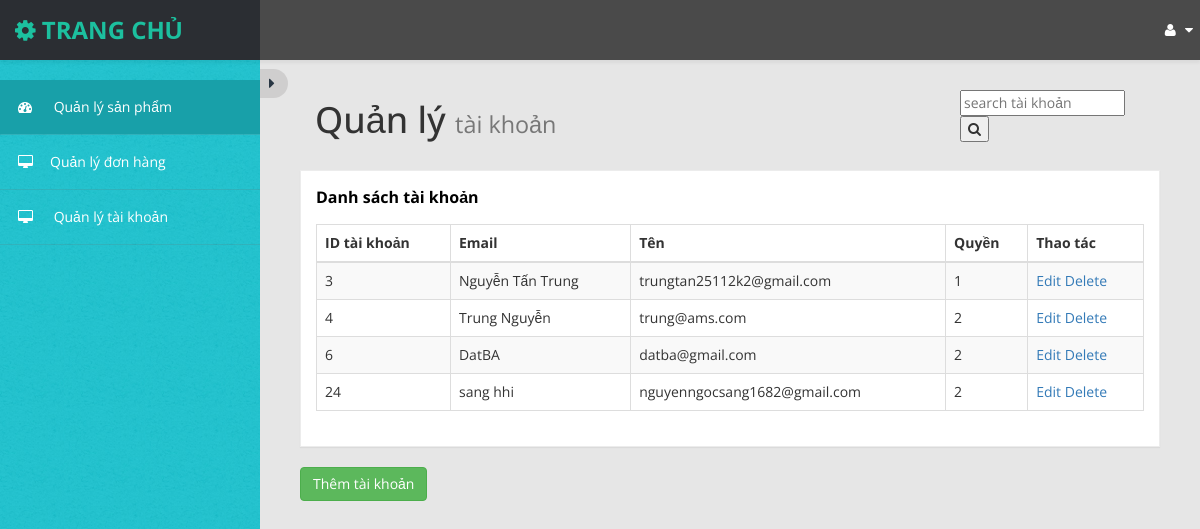
Screenshot of /account/AccountManagement (signed in) with the database file from the repository.
### tables this page shows
CREATE TABLE `accout` (
  `id` int(11) NOT NULL,
  `email` varchar(200) NOT NULL,
  `password` varchar(500) NOT NULL,
  `name` varchar(200) NOT NULL,
  `role_id` int(11) DEFAULT NULL
);

### app/controllers/AccountController.php (called while the page is built, shortened)
<?php
class AccountController
{
    private $accountModel;
    public function __construct()
    {
        $this->db = (new Database())->getConnection();
        $this->accountModel = new AccountModel($this->db);
    }
    public function AccountManagement()
    {
        $users = $this->accountModel->getAllUsers();
        include 'app/views/admin/AccountManagement.php';
    }
}

### index.php (called while the page is built, shortened)
<?php
require_once 'app/models/AccountModel.php';
require_once 'config/database.php';
$db = new Database();
$conn = $db->getConnection();
require_once 'app/models/AccountModel.php';
$url = $_GET['url'] ?? '';
$url = rtrim($url, '/');
$url = filter_var($url, FILTER_SANITIZE_URL);
$url = explode('/', $url);
$action = isset($url[1]) && $url[1] != '' ? $url[1] : 'index';
$controller = new $controllerName($conn);
call_user_func_array([$controller, $action], array_slice($url, 2));

### config/database.php (called while the page is built, shortened)
<?php
class Database {
    private $host = "localhost";
    private $db_name = "doan";
    private $username = "root";
    private $password = "";
    public function getConnection() {
        $this->conn = null;
        try {
            $this->conn = new PDO("mysql:host=" . $this->host . ";dbname=" . $this->db_name, $this->username, $this->password);
            $this->conn->exec("set names utf8");
        } catch(PDOException $exception) {
            echo "Connection error: " . $exception->getMessage();
        }
        return $this->conn;
    }
}

### app/models/AccountModel.php (called while the page is built, shortened)
<?php
class AccountModel{
    private $conn;
    private $table_name = "accout";
    public function __construct($db) {
        $this->conn = $db;
    }
    public function getAllUsers() {
        $query = "SELECT * FROM " . $this->table_name;
        $stmt = $this->conn->prepare($query);
        $stmt->execute();
        return $stmt->fetchAll(PDO::FETCH_ASSOC);
    }
}

### app/views/admin/AccountManagement.php (the view)
<?php include_once 'app/views/admin/header_admin.php'; ?>
<div id="page-wrapper">
    <div id="page-inner">
        <div class="row">
            <div class="col-md-12">
                <div class="col-md-9 col-sm-12 col-xs-12">
                    <h1 class="page-header">
                        Quản lý <small>tài khoản</small>
                    </h1>
                </div>
                <div class="col-md-3 col-sm-12 col-xs-12">
                    <input placeholder="search tài khoản" />
                    <button><i class="fa fa-search"></i></button>
                </div>
            </div>
        </div>
        <div class="row">
            <div class="col-md-12 col-sm-12 col-xs-12">
                <div class="panel panel-default">
                    <div class="panel-heading">
                        Danh sách tài khoản
                    </div>
                    <div class="panel-body">
                        <div class="table-responsive">
                            <table class="table table-striped table-bordered table-hover">
                                <thead>
                                    <tr>
                                        <th>ID tài khoản</th>
                                        <th>Email</th>
                                        <th>Tên</th>
                                        <th>Quyền</th>
                                        <th>Thao tác</th>
                                    </tr>
                                </thead>
                                <tbody>
                                <?php if (!empty($users)): ?>
                                <?php foreach ($users as $user): ?>
                                    <tr>
                                        <td><?php echo isset($user['id']) ? $user['id'] : ''; ?></td>
                                        <td><?php echo isset($user['name']) ? $user['name'] : ''; ?></td>
                                        <td><?php echo isset($user['email']) ? $user['email'] : ''; ?></td>
                                        <td><?php echo isset($user['role_id']) ? $user['role_id'] : ''; ?></td>
                                        <td>
                                            <a href="/php/account/editUser/<?php echo isset($user['id']) ? $user['id'] : ''; ?>">Edit</a>
                                            <a href="/php/account/deleteUser/<?php echo isset($user['id']) ? $user['id'] : ''; ?>" onclick="return confirm('Are you sure you want to delete this user?')">Delete</a>
                                        </td>
                                    </tr>
                                <?php endforeach; ?>
                            <?php else: ?>
                                <tr>
                                    <td colspan="4">No users found.</td>
                                </tr>
                            <?php endif; ?>
                                </tbody>
                            </table>
                        </div>
                    </div>
                </div>
                <a href="/php/account/addUser" class="btn btn-success">Thêm tài khoản</a>
            </div>
        </div>
    </div>
</div>

### app/assets/css/custom-styles.css (style rules this page uses)
body { font-family: 'Open Sans', sans-serif; background: #32C2CD url(../img/bg-img.jpg) !important; }
#page-wrapper { padding: 15px 15px; min-height: 600px; background: #E6E6E6; }
#page-inner { width:100%; margin:10px 20px 10px 0px; background-color:transparent; padding:10px; min-height:1200px; }
h1, .h1, h2, .h2, h3, .h3 { margin-top: 7px; margin-bottom: -5px; }
.panel { border-radius:0px; }
#page-wrapper { position: relative; top: 55px; }
.page-header { padding-bottom: 9px; margin: 10px 0 20px; border-bottom: 1px solid transparent; text-align: left; }
.panel-default { border-color: #ECECEC; }
.panel-default > .panel-heading { color: #000; border-color: #FFF; font-weight:bold; background: #FFFFFF; font-size: 16px; padding: 15px 15px 0; }
.panel-heading { border-bottom: 1px solid transparent; border-top-left-radius: 3px; border-top-right-radius: 3px; }
@media (min-width:768px) { #page-wrapper { margin: 0 0 0 260px; padding: 15px 30px; min-height: 1200px; } }

### rows the page displays
accout: id "3", name "Nguyễn Tấn Trung", email "trungtan25112k2@gmail.com", role "1"
accout: id "4", name "Trung Nguyễn", email "trung@ams.com", role "2"
accout: id "6", name "DatBA", email "datba@gmail.com", role "2"
accout: id "24", name "sang hhi", email "nguyenngocsang1682@gmail.com", role "2"
